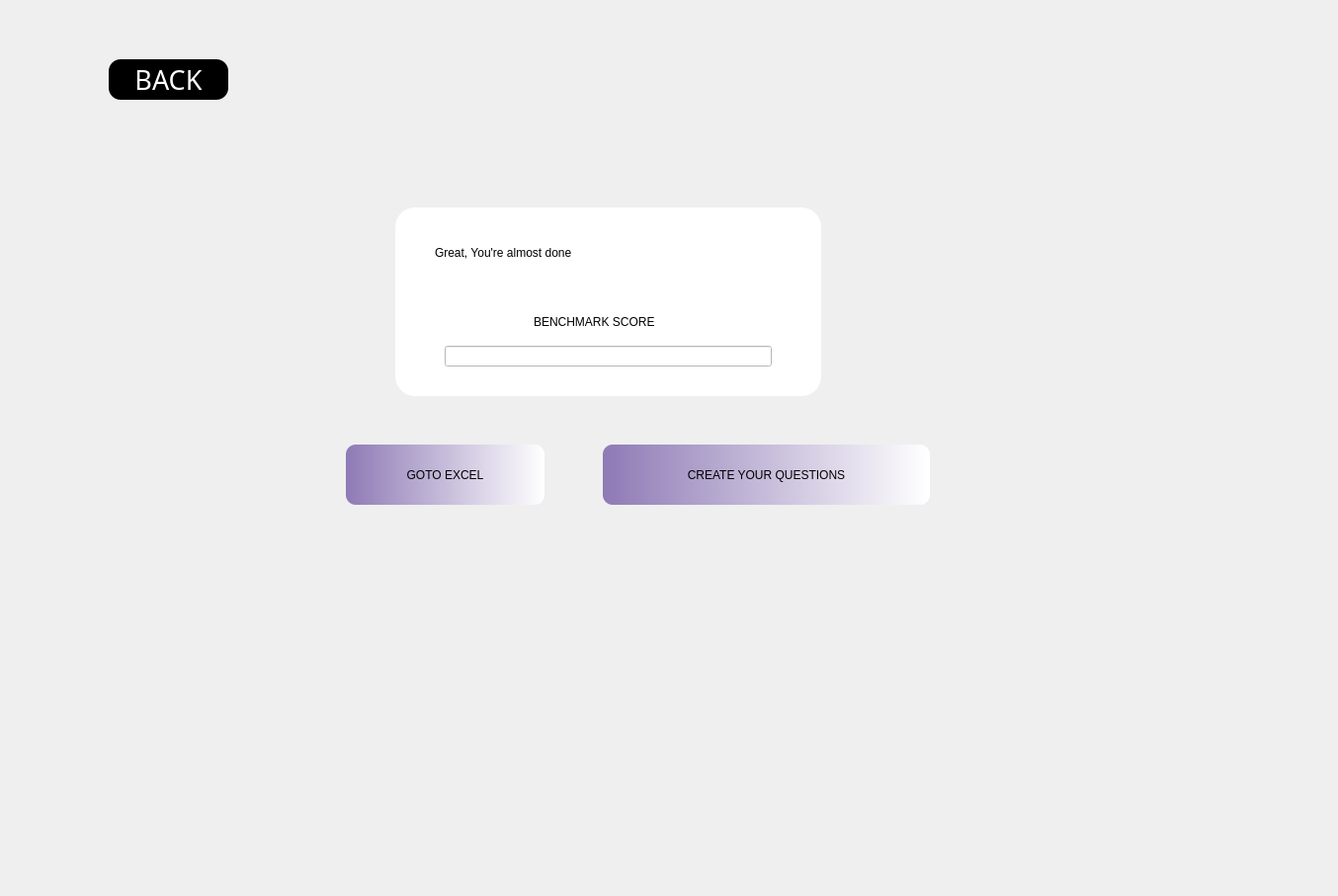
<?xml version="1.0" encoding="UTF-8"?>
<ui version="4.0">
 <class>MainWindow</class>
 <widget class="QMainWindow" name="MainWindow">
  <property name="geometry">
   <rect>
    <x>0</x>
    <y>0</y>
    <width>1354</width>
    <height>907</height>
   </rect>
  </property>
  <property name="windowTitle">
   <string>MainWindow</string>
  </property>
  <property name="styleSheet">
   <string notr="true"/>
  </property>
  <widget class="QWidget" name="centralwidget">
   <widget class="QLabel" name="label_16">
    <property name="geometry">
     <rect>
      <x>400</x>
      <y>210</y>
      <width>431</width>
      <height>191</height>
     </rect>
    </property>
    <property name="styleSheet">
     <string notr="true">background-color:rgb(255, 255, 255);
border-radius:20px;</string>
    </property>
    <property name="text">
     <string/>
    </property>
   </widget>
   <widget class="QPushButton" name="pushButton_2">
    <property name="geometry">
     <rect>
      <x>610</x>
      <y>450</y>
      <width>331</width>
      <height>61</height>
     </rect>
    </property>
    <property name="styleSheet">
     <string notr="true">QPushButton{
background-color:rgb(142, 122, 181);
background-color: qlineargradient(spread:pad, x1:0, y1:0, x2:1, y2:0, stop:0 rgb(142, 122, 181), stop:1 rgba(255, 255, 255, 255));
    
    font: 63 17pt &quot;Segoe UI Variable Display Semib&quot;;
border-radius:10px;
}
QPushButton:pressed{
background-color: rgb(142, 122, 181);
}
</string>
    </property>
    <property name="text">
     <string>CREATE YOUR QUESTIONS</string>
    </property>
   </widget>
   <widget class="QLabel" name="label_11">
    <property name="geometry">
     <rect>
      <x>540</x>
      <y>310</y>
      <width>231</width>
      <height>31</height>
     </rect>
    </property>
    <property name="styleSheet">
     <string notr="true">font: 75 12pt &quot;MS Shell Dlg 2&quot;;
background-color:rgb(255, 255, 255)</string>
    </property>
    <property name="text">
     <string>BENCHMARK SCORE</string>
    </property>
   </widget>
   <widget class="QLineEdit" name="bscore">
    <property name="geometry">
     <rect>
      <x>450</x>
      <y>350</y>
      <width>331</width>
      <height>21</height>
     </rect>
    </property>
    <property name="styleSheet">
     <string notr="true">background-color:rgb(255, 255, 255)</string>
    </property>
   </widget>
   <widget class="QLabel" name="label_3">
    <property name="geometry">
     <rect>
      <x>440</x>
      <y>240</y>
      <width>341</width>
      <height>31</height>
     </rect>
    </property>
    <property name="styleSheet">
     <string notr="true">font: 75 20pt &quot;MS Shell Dlg 2&quot;;
background-color:rgb(255, 255, 255)</string>
    </property>
    <property name="text">
     <string>Great, You're almost done</string>
    </property>
   </widget>
   <widget class="QPushButton" name="pushButton">
    <property name="geometry">
     <rect>
      <x>110</x>
      <y>60</y>
      <width>121</width>
      <height>41</height>
     </rect>
    </property>
    <property name="font">
     <font>
      <family>Segoe UI Variable Small Semibol</family>
      <pointsize>20</pointsize>
      <weight>7</weight>
      <italic>false</italic>
      <bold>false</bold>
     </font>
    </property>
    <property name="styleSheet">
     <string notr="true">QPushButton{
background-color: rgb(0, 0, 0);
font: 63 20pt &quot;Segoe UI Variable Small Semibol&quot;;
border-radius: 12px;
	color: rgb(255, 255, 255);
}
QPushButton:pressed{

background-color: rgb(209, 199, 199);
}</string>
    </property>
    <property name="text">
     <string>BACK</string>
    </property>
   </widget>
   <widget class="QLabel" name="label">
    <property name="geometry">
     <rect>
      <x>-20</x>
      <y>0</y>
      <width>1961</width>
      <height>921</height>
     </rect>
    </property>
    <property name="text">
     <string/>
    </property>
    <property name="pixmap">
     <pixmap>../../WhatsApp Image 2024-03-22 at 2.43.00 AM.jpeg</pixmap>
    </property>
    <property name="scaledContents">
     <bool>false</bool>
    </property>
   </widget>
   <widget class="QLabel" name="label_12">
    <property name="geometry">
     <rect>
      <x>1430</x>
      <y>860</y>
      <width>71</width>
      <height>31</height>
     </rect>
    </property>
    <property name="styleSheet">
     <string notr="true">font: 75 10pt &quot;MS Shell Dlg 2&quot;;
background-color:rgb(255, 255, 255)</string>
    </property>
    <property name="text">
     <string>Subject</string>
    </property>
   </widget>
   <widget class="QPushButton" name="excel">
    <property name="geometry">
     <rect>
      <x>350</x>
      <y>450</y>
      <width>201</width>
      <height>61</height>
     </rect>
    </property>
    <property name="styleSheet">
     <string notr="true">QPushButton{
background-color:rgb(142, 122, 181);
background-color: qlineargradient(spread:pad, x1:0, y1:0, x2:1, y2:0, stop:0 rgb(142, 122, 181), stop:1 rgba(255, 255, 255, 255));
    
    font: 63 17pt &quot;Segoe UI Variable Display Semib&quot;;
border-radius:10px;
}
QPushButton:pressed{
background-color: rgb(142, 122, 181);
}
</string>
    </property>
    <property name="text">
     <string>GOTO EXCEL</string>
    </property>
   </widget>
   <zorder>label</zorder>
   <zorder>label_16</zorder>
   <zorder>pushButton_2</zorder>
   <zorder>label_11</zorder>
   <zorder>bscore</zorder>
   <zorder>label_3</zorder>
   <zorder>pushButton</zorder>
   <zorder>label_12</zorder>
   <zorder>excel</zorder>
  </widget>
 </widget>
 <resources/>
 <connections/>
</ui>
